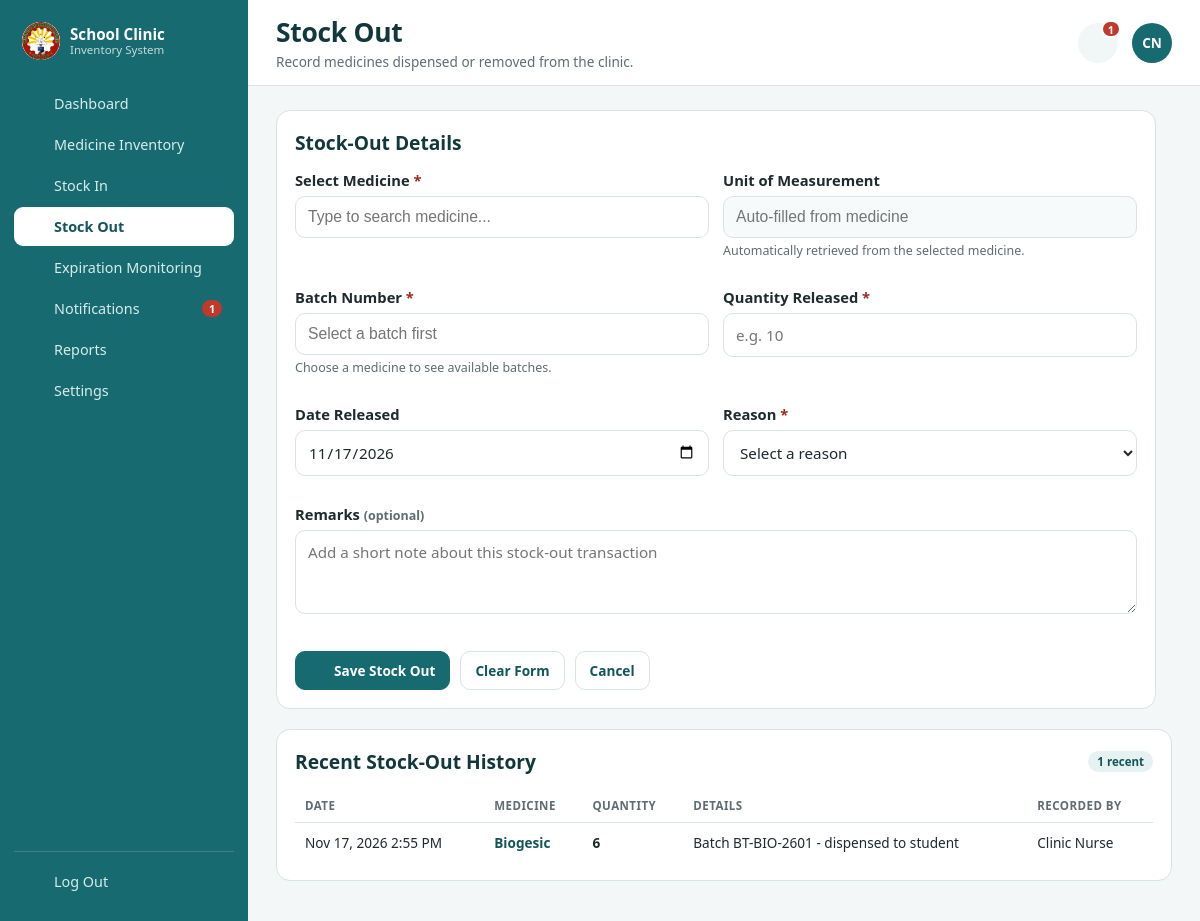
Page /stock-out.php (signed in) on the committed database.
### tables this page shows
CREATE TABLE IF NOT EXISTS inventory_activities (
  id INT UNSIGNED AUTO_INCREMENT PRIMARY KEY,
  activity_type VARCHAR(30) NOT NULL,
  medicine_id INT UNSIGNED NULL,
  quantity INT NOT NULL DEFAULT 0,
  note VARCHAR(255) NULL,
  performed_by VARCHAR(120) NOT NULL DEFAULT 'Clinic Personnel',
  created_at TIMESTAMP DEFAULT CURRENT_TIMESTAMP,
  KEY idx_activity_created (created_at),
  CONSTRAINT fk_activity_med FOREIGN KEY (medicine_id) REFERENCES medicines (id) ON DELETE SET NULL
);

CREATE TABLE IF NOT EXISTS medicines (
  id INT UNSIGNED AUTO_INCREMENT PRIMARY KEY,
  name VARCHAR(150) NOT NULL,
  generic_name VARCHAR(150) NOT NULL DEFAULT '',
  category VARCHAR(80) NOT NULL DEFAULT 'Tablet',
  unit VARCHAR(40) NOT NULL DEFAULT 'tablet',
  location VARCHAR(80) NOT NULL DEFAULT '',
  description VARCHAR(255) NOT NULL DEFAULT '',
  low_stock_threshold INT UNSIGNED NOT NULL DEFAULT 20,
  created_at TIMESTAMP DEFAULT CURRENT_TIMESTAMP,
  updated_at TIMESTAMP DEFAULT CURRENT_TIMESTAMP ON UPDATE CURRENT_TIMESTAMP,
  UNIQUE KEY uniq_med_name (name)
);

### stock-out.php (the view, shortened to what this page needs)
<?php
require_once __DIR__ . '/includes/session.php';
require_once __DIR__ . '/includes/layout.php';
$values = [
    'medicine_name' => '',
    'batch_no' => '',
    'quantity' => '',
    'released_date' => date('Y-m-d'),
    'reason' => '',
    'remarks' => '',
];
$history = [];
try {
    $pdo = get_db_connection();
    $history = $pdo->query(
        'SELECT a.created_at, a.medicine_id, a.quantity, a.note, a.performed_by, m.name
         FROM inventory_activities a
         LEFT JOIN medicines m ON m.id = a.medicine_id
         WHERE a.activity_type = \'stock_out\'
         ORDER BY a.id DESC
         LIMIT 6'
    )->fetchAll();
} catch (Throwable $exception) {
    error_log('Stock out load error: ' . $exception->getMessage());
    $loadError = 'Unable to load stock-out data right now. Please try again later.';
}
?>
    <main class="content">
      <section class="panel form-panel">
        <div class="panel-head">
          <h2>Stock-Out Details</h2>
        </div>
        <form method="POST" id="stockOutForm" novalidate>
          <div class="form-grid">
            <div class="field">
              <label for="medicine_name">Select Medicine <span class="req">*</span></label>
              <input type="text" id="medicine_name" name="medicine_name" list="medicineOptions" maxlength="150" placeholder="Type to search medicine..." value="<?php echo e($values['medicine_name']); ?>" autocomplete="off" required>
            </div>
            <div class="field">
              <label for="unitDisplay">Unit of Measurement</label>
              <input type="text" id="unitDisplay" value="" readonly tabindex="-1" placeholder="Auto-filled from medicine">
              <span class="help-inline">Automatically retrieved from the selected medicine.</span>
            </div>
            <div class="field">
              <label for="batch_no">Batch Number <span class="req">*</span></label>
              <input type="text" id="batch_no" name="batch_no" list="batchOptions" maxlength="60" placeholder="Select a batch first" value="<?php echo e($values['batch_no']); ?>" autocomplete="off" required>
              <span class="help-inline" id="availableQty">Choose a medicine to see available batches.</span>
            </div>
            <div class="field">
              <label for="quantity">Quantity Released <span class="req">*</span></label>
              <input type="number" id="quantity" name="quantity" min="1" step="1" placeholder="e.g. 10" value="<?php echo e($values['quantity']); ?>" required>
            </div>
            <div class="field">
              <label for="released_date">Date Released</label>
              <input type="date" id="released_date" name="released_date" value="<?php echo e($values['released_date']); ?>">
            </div>
            <div class="field">
              <label for="reason">Reason <span class="req">*</span></label>
              <select id="reason" name="reason" required>
                <option value="">Select a reason</option>
              </select>
            </div>
            <div class="field full">
              <label for="remarks">Remarks <span class="muted small">(optional)</span></label>
              <textarea id="remarks" name="remarks" rows="3" maxlength="255" placeholder="Add a short note about this stock-out transaction"><?php echo e($values['remarks']); ?></textarea>
            </div>
          </div>
          <div class="form-actions">
            <button type="submit" class="btn primary"><?php echo icon('stock-out'); ?> Save Stock Out</button>
            <button type="reset" class="btn">Clear Form</button>
            <a class="btn" href="medicine-inventory.php">Cancel</a>
          </div>
        </form>
      </section>
      <section class="panel">
        <div class="panel-head">
          <h2>Recent Stock-Out History</h2>
          <span class="badge teal"><?php echo number_format(count($history)); ?> recent</span>
        </div>
        <?php if (!$history): ?>
          <div class="empty-state">
            <span class="empty-icon"><?php echo icon('stock-out'); ?></span>
            <h3>No stock-out records yet</h3>
            <p>Released, disposed, and adjusted stock will appear here.</p>
          </div>
        <?php else: ?>
          <div class="table-wrap">
            <table class="data">
              <thead>
                <tr><th>Date</th><th>Medicine</th><th>Quantity</th><th>Details</th><th>Recorded By</th></tr>
              </thead>
              <tbody>
                <?php foreach ($history as $entry): ?>
                  <tr>
                    <td><?php echo date('M j, Y g:i A', strtotime((string)$entry['created_at'])); ?></td>
                    <td class="strong"><?php if ($entry['medicine_id'] !== null && $entry['name'] !== null): ?><a class="table-link" href="medicine-view.php?id=<?php echo (int)$entry['medicine_id']; ?>#batches"><?php echo e($entry['name']); ?></a><?php else: ?><span class="muted">&mdash;</span><?php endif; ?></td>
                    <td class="strong"><?php echo number_format(abs((int)$entry['quantity'])); ?></td>
                    <td><?php echo e((string)$entry['note']); ?></td>
                    <td><?php echo e((string)$entry['performed_by']); ?></td>
                  </tr>
                <?php endforeach; ?>
              </tbody>
            </table>
          </div>
        <?php endif; ?>
      </section>
    </main>

### assets/css/style.css (style rules this page uses)
:root { --teal: #176B70; --teal-dark: #12565a; --bg: #ffffff; --text: #1f2a2e; --muted: #5f6d73; --border: #d9e3e4; --error-bg: #fdecea; --error-text: #a12622; --shadow: 0 12px 30px rgba(23, 107, 112, 0.12); --radius: 16px; }
* { box-sizing: border-box; }
body { margin: 0; font-family: "Segoe UI", Tahoma, Arial, sans-serif; color: var(--text); background: radial-gradient(900px 500px at 10% -10%, rgba(23, 107, 112, 0.08), transparent 60%), radial-gradient(700px 400px at 100% 100%, rgba(23, 107, 112, 0.06), transparent 55%), var(--bg); min-height: 100vh; }
.help-inline { display: block; margin-top: 5px; font-size: 0.78rem; color: var(--muted); }
.field { margin-bottom: 14px; }
label { display: block; font-weight: 600; margin-bottom: 6px; font-size: 0.92rem; }
input[type="email"], input[type="password"], input[type="text"] { width: 100%; padding: 11px 12px; border: 1px solid var(--border); border-radius: 10px; font-size: 0.98rem; color: var(--text); background: #fff; transition: border-color 0.15s, box-shadow 0.15s; }
.muted { color: var(--muted); }

### assets/css/dashboard.css (style rules this page uses)
body.app { background: #f4f7f7; min-height: 100vh; }
.content { display: flex; flex-direction: column; gap: 20px; padding: 24px 28px 40px; }
.btn { display: inline-flex; align-items: center; gap: 8px; padding: 9px 14px; border: 1px solid var(--border); border-radius: 10px; background: #fff; color: var(--teal-dark); font-size: 0.85rem; font-weight: 600; text-decoration: none; transition: border-color 0.12s, background 0.12s, transform 0.05s; }
.btn.primary { background: var(--teal); border-color: var(--teal); color: #fff; }
.panel { background: #fff; border: 1px solid var(--border); border-radius: 14px; padding: 18px; min-width: 0; }
.panel-head { display: flex; align-items: center; justify-content: space-between; gap: 10px; margin-bottom: 14px; }
.panel-head h2 { margin: 0; font-size: 1.2rem; color: #12383b; }
.table-wrap { overflow-x: auto; }
table.data { width: 100%; border-collapse: collapse; font-size: 0.85rem; }
.data th { padding: 9px 10px; text-align: left; font-size: 0.72rem; text-transform: uppercase; letter-spacing: 0.04em; color: var(--muted); white-space: nowrap; border-bottom: 1px solid var(--border); }
.data td { padding: 10px; border-bottom: 1px solid #f0f5f5; vertical-align: middle; }
.data tr:last-child td { border-bottom: none; }
.data .strong { font-weight: 600; }
.badge { display: inline-flex; align-items: center; gap: 5px; padding: 3px 9px; border-radius: 999px; font-size: 0.72rem; font-weight: 700; white-space: nowrap; }
.badge.teal { background: #e6f2f2; color: var(--teal-dark); }
.btn { cursor: pointer; font-family: inherit; }
.form-panel { max-width: 880px; }
.form-grid { display: grid; grid-template-columns: repeat(2, minmax(0, 1fr)); gap: 14px; }
.form-grid .full { grid-column: 1 / -1; }
input[type="number"], input[type="date"], select { width: 100%; padding: 11px 12px; border: 1px solid var(--border); border-radius: 10px; font-size: 0.95rem; font-family: inherit; color: var(--text); background: #fff; transition: border-color 0.15s, box-shadow 0.15s; }
.field .req { color: #a12622; }
.help-inline { display: block; margin-top: 4px; font-size: 0.78rem; color: var(--muted); }
.form-actions { display: flex; flex-wrap: wrap; gap: 10px; margin-top: 18px; }
.small { font-size: 0.78rem; }
.table-link { color: var(--teal-dark); text-decoration: none; }
.field textarea { width: 100%; padding: 11px 12px; border: 1px solid var(--border); border-radius: 10px; font-size: 0.95rem; font-family: inherit; color: var(--text); background: #fff; resize: vertical; transition: border-color 0.15s, box-shadow 0.15s; }
.field input[readonly] { background: #f7fafa; color: var(--muted); }

### rows in the picture
inventory_activities: created_at "Nov 17, 2026 2:55 PM", medicine.name "Biogesic", quantity "6", note "Batch BT-BIO-2601 - dispensed to student", performed_by "Clinic Nurse"

### other values in the picture
$item['label'] "Dashboard"
$item['label'] "Medicine Inventory"
$item['label'] "Stock In"
$item['label'] "Stock Out"
$item['label'] "Expiration Monitoring"
$item['label'] "Notifications"
$unread "1"
$item['label'] "Reports"
$item['label'] "Settings"
$pageTitle "Stock Out"
$subtitle "Record medicines dispensed or removed from the clinic."
$identity['initials'] "CN"
count($history) "1"
